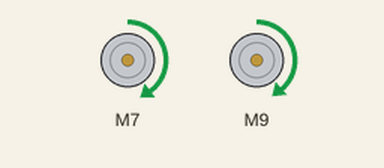
A sketch run on a simulated Arduino Uno, built with avr-gcc and run on an emulated ATmega328P. Parts: 2 × DC motor (green arrow = forward, orange = backward, longer = faster).

Above: at 0.2 s.
At 1.65 s:
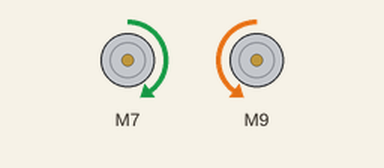
At 2.95 s:
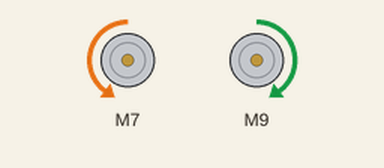
At 3.6 s:
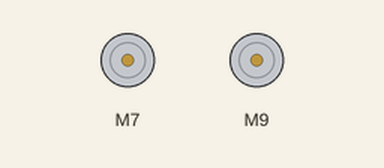
Timing chart, 0 to 5.3 s (numbered marks = the images above):
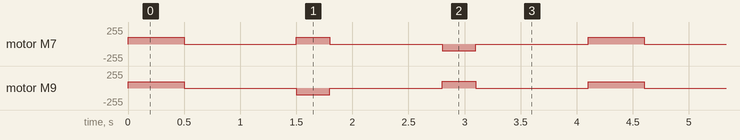

The sketch:

TB66_TestRun.ino
```cpp
/******************************************************************************
  TestRun.ino
  TB6612FNG H-Bridge Motor Driver Example code
  Michelle @ SparkFun Electronics
  8/20/16
  https://github.com/sparkfun/SparkFun_TB6612FNG_Arduino_Library

  Uses 2 motors to show examples of the functions in the library.  This causes
  a robot to do a little 'jig'.  Each movement has an equal and opposite movement
  so assuming your motors are balanced the bot should end up at the same place it
  started.

  Resources:
  TB6612 SparkFun Library

  Development environment specifics:
  Developed on Arduino 1.6.4
  Developed with ROB-9457
******************************************************************************/

// This is the library for the TB6612 that contains the class Motor and all the
// functions
#include <SparkFun_TB6612.h>

// Pins for all inputs, keep in mind the PWM defines must be on PWM pins
// the default pins listed are the ones used on the Redbot (ROB-12097) with
// the exception of STBY which the Redbot controls with a physical switch
#define enA 5
#define IN2 6
#define IN1 7
#define STBY 8
#define IN3 9
#define IN4 10
#define enB 11

// these constants are used to allow you to make your motor configuration
// line up with function names like forward.  Value can be 1 or -1
const int offsetA = 1;
const int offsetB = 1;

// Initializing motors.  The library will allow you to initialize as many
// motors as you have memory for.  If you are using functions like forward
// that take 2 motors as arguements you can either write new functions or
// call the function more than once.
Motor motor1 = Motor(IN1, IN2,  enA, offsetA, STBY);
Motor motor2 = Motor(IN3, IN4, enB, offsetB, STBY);

void setup()
{
  pinMode(enA, OUTPUT);
  pinMode(IN1, OUTPUT);
  pinMode(IN2, OUTPUT);
  pinMode(IN3, OUTPUT);
  pinMode(IN4, OUTPUT);
  pinMode(enB, OUTPUT);
  pinMode(STBY, OUTPUT);
  digitalWrite(STBY, HIGH);
}


void loop()
{
  forward();
  delay(500);
  stop();
  delay(1000);
  turnright();
  delay(300);
  stop();
  delay(1000);
  turnleft();
  delay(300);
  stop();
  delay(1000);
}

void forward() {
  motor1.drive(100);
  motor2.drive(100-5);
}

void right() {
  motor1.drive(100);
  motor2.drive(100 - 50);
}

void left() {
  motor1.drive(100 - 80);
  motor2.drive(100);
}

void turnright() {
  motor1.drive(100);
  motor2.drive(-100 );
}

void turnleft() {
  motor1.drive(-100);
  motor2.drive(100);
}

void uturn() {
  motor1.drive(100);
  motor2.drive(-100);
}

void stop() {
  motor1.drive(0);
  motor2.drive(0);
}
```

Sensor_Test.ino
```cpp
// to test the sensor unit
```

Measured:
- by itself, motor M9: repeats every 4.1 s: stopped 1.0 s, backward 100/255 0.30 s, stopped 1.0 s, forward 100/255 0.30 s, stopped 1.0 s, forward 95/255 0.50 s
- by itself, motor M7: repeats every 4.1 s: stopped 1.0 s, forward 100/255 0.30 s, stopped 1.0 s, backward 100/255 0.30 s, stopped 1.0 s, forward 100/255 0.50 s
